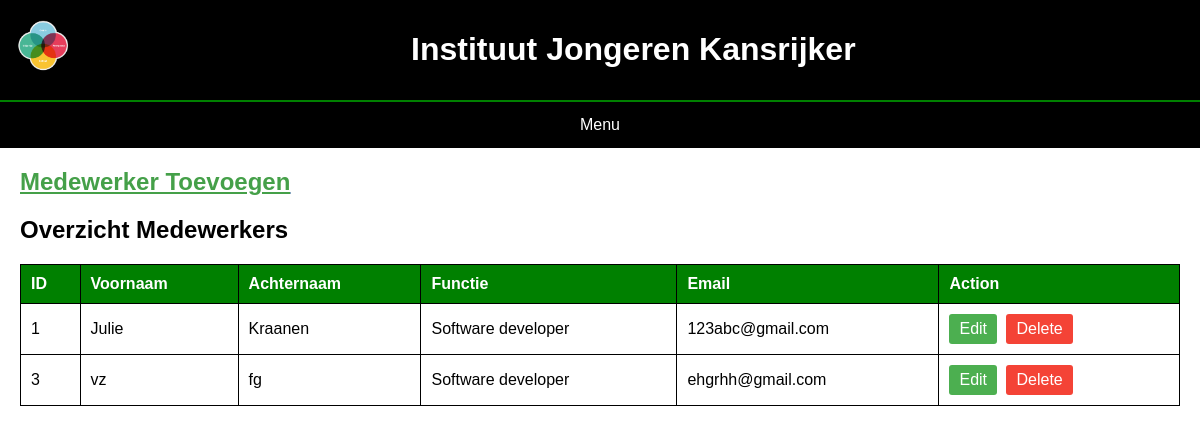
Page /Project/medewerkers/Overzicht_medewerkers.php (signed in) on the committed database.
### tables this page shows
CREATE TABLE `medewerkers` (
  `medewerkerID` int(11) NOT NULL,
  `voornaam` varchar(50) NOT NULL,
  `achternaam` varchar(50) NOT NULL,
  `functie` varchar(50) DEFAULT NULL,
  `email` varchar(100) NOT NULL
);

### Project/db.php (called while the page is built, shortened)
<?php
class database {
    private $dbh;
    public function __construct() {
        $this->host = 'localhost';
        $this->username = 'root';
        $this->password = '';
        $this->database = 'school';
        $this->port = 3307;
        $dsn = "mysql:host=$this->host;port=$this->port;dbname=$this->database";
        try {
            $this->dbh = new PDO($dsn, $this->username, $this->password);
            $this->dbh->setAttribute(PDO::ATTR_ERRMODE, PDO::ERRMODE_EXCEPTION);
        } catch (PDOException $e) {
            die("Connection failed: " . $e->getMessage());
        }
    }
public function selectAllMedewerkers() {
    $stmt = $this->dbh->query('SELECT * FROM medewerkers');
    $rows = $stmt->fetchAll();
    return $rows;
}
}

### Project/medewerkers/Overzicht_medewerkers.php (the view, shortened to what this page needs)
<?php
require_once '../db.php';
$db = new database();
$medewerkers = $db->selectAllMedewerkers();
?>
<!DOCTYPE html>
<html lang="nl">
<head>
    <link rel="stylesheet" href="activiteiten.css">
</head>
<body>
<header>
        <div class="header">
        <img class="Logo" src="../Logo.png" alt="">
        <a class="h1" href="../Dashboard.php"><h1>Instituut Jongeren Kansrijker</h1></a>
        </div>
        <div class="menu">
        <h3 class="dropbtn">Menu</h3>
        </div>
        </header>
    <div class="container">
    <a href="add_medewerker.php"><h2>Medewerker Toevoegen</h2></a>
        <h2>Overzicht Medewerkers</h2>
        <table>
            <thead>
                <tr>
                    <th>ID</th>
                    <th>Voornaam</th>
                    <th>Achternaam</th>
                    <th>Functie</th>
                    <th>Email</th>
                    <th>Action</th>
                </tr>
            </thead>
            <tbody>
                <?php foreach ($medewerkers as $medewerker) : ?>
                    <tr>
                        <td><?php echo $medewerker['medewerkerID']; ?></td>
                        <td><?php echo $medewerker['voornaam']; ?></td>
                        <td><?php echo $medewerker['achternaam']; ?></td>
                        <td><?php echo $medewerker['functie']; ?></td>
                        <td><?php echo $medewerker['email']; ?></td>
                        <td>
                            <a href="edit_medewerker.php?id=<?php echo $medewerker['medewerkerID']; ?>">Edit</a>
                            <a href="delete_medewerker.php?action=delete&id=<?php echo $medewerker['medewerkerID']; ?>" onclick="return confirm('Are you sure you want to delete this activity?')">Delete</a>
                        </td>
                    </tr>
                <?php endforeach; ?>
            </tbody>
        </table>
    </div>
</body>
</html>

### Project/medewerkers/activiteiten.css (style rules this page uses)
* { box-sizing: border-box; }
body { margin: 0; font-family: Arial, Helvetica, sans-serif; }
header { overflow: hidden; background-color: black; color: #fff; }
.header { border-bottom: 2px solid green; text-align: center; padding: 10px; }
.header img { max-width: 70px; height: 70px; float: left; }
.menu { overflow: hidden; }
.menu .dropbtn { font-size: 16px; border: none; outline: none; color: #fff; padding: 14px 16px; background-color: inherit; font: inherit; margin: 0; }
.dropbtn, .content { text-align: center; }
.container { margin: 20px; }
table { width: 100%; border-collapse: collapse; margin-top: 20px; }
table, th, td { border: 1px solid black; }
th, td { padding: 10px; text-align: left; }
th { background-color: green; color: white; }
td a { display: inline-block; padding: 6px 10px; margin-right: 5px; text-decoration: none; background-color: #4CAF50; color: white; border-radius: 3px; }
td a:last-child { background-color: #f44336; }
a h2 { color: #45a049; text-decoration: underline; text-decoration-color: #45a049; }
.h1 { text-decoration: none; color: #fff; text-align: center; }

### rows in the picture
medewerkers: medewerkerID "1", voornaam "Julie", achternaam "Kraanen", functie "Software developer", email "123abc@gmail.com"
medewerkers: medewerkerID "3", voornaam "vz", achternaam "fg", functie "Software developer", email "ehgrhh@gmail.com"
